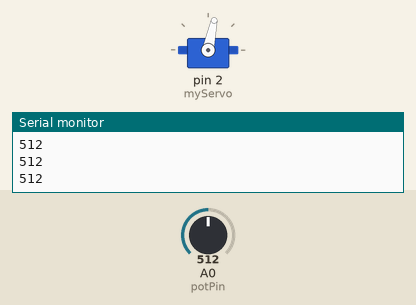
This sketch was run on a simulated Arduino Uno, built with avr-gcc and run on an emulated ATmega328P. Parts: servo, the last lines printed to the serial monitor. The inputs (shaded band) are chosen by the test bench; at power-on: A0 (potPin) = 512.

Above: at 1.2 s.
1.3 s: A0 (potPin) set to 626
2.8 s: A0 (potPin) set to 647
At 3.5 s:
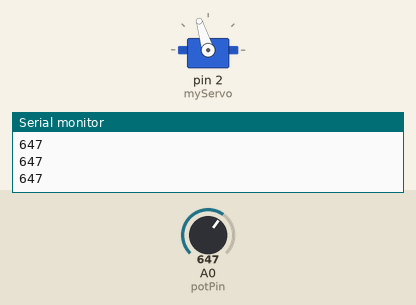
4.3 s: A0 (potPin) set to 110
At 4.6 s:
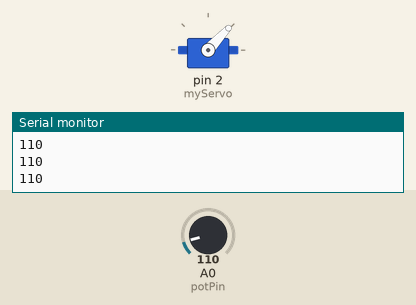
5.8 s: A0 (potPin) set to 128
At 7.0 s:
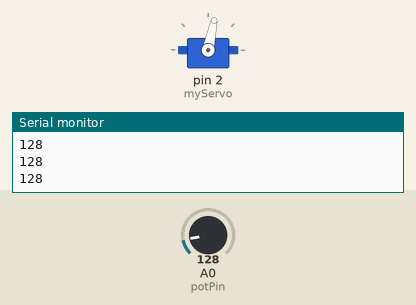
7.3 s: A0 (potPin) set to 0
At 8.0 s:
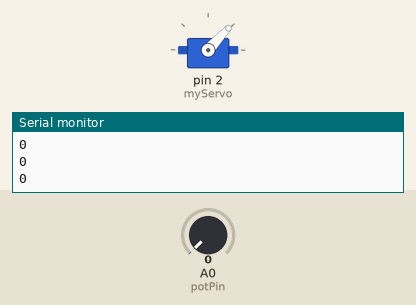
Timing chart, 0 to 9.8 s (numbered marks = the images above; inputs shaded):
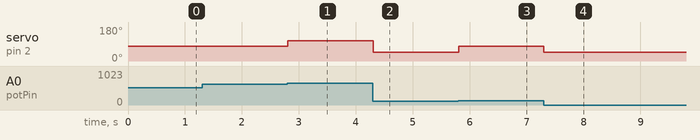

The sketch:

servo_manual_reset.ino
```cpp
#include <Servo.h>

Servo myServo;

int potPin = A0;
//int servoPin = D8;
int val = 0;

void setup() {
  myServo.write(78);
  myServo.attach(2);
  Serial.begin(9600);
}

void loop() {
  val = analogRead(potPin);
  Serial.println(val);
  if(val > 632) {
    myServo.write(107);
  }
  else if(val < 120) {
    myServo.write(47);
  }
  else {
    myServo.write(78);
  }
}
```

Measured:
- the behaviour switches between 632 and 633 on A0 (potPin) (found by bisection; images 0 and 1)
- the behaviour switches between 119 and 120 on A0 (potPin) (found by bisection; images 2 and 3)
- after the input at 2.8 s, servo on pin 2 (myServo): 78° → 107° at once
- after the input at 4.3 s, servo on pin 2 (myServo): 107° → 47° at once
- after the input at 5.8 s, servo on pin 2 (myServo): 47° → 78° at once
- after the input at 7.3 s, servo on pin 2 (myServo): 78° → 47° at once
